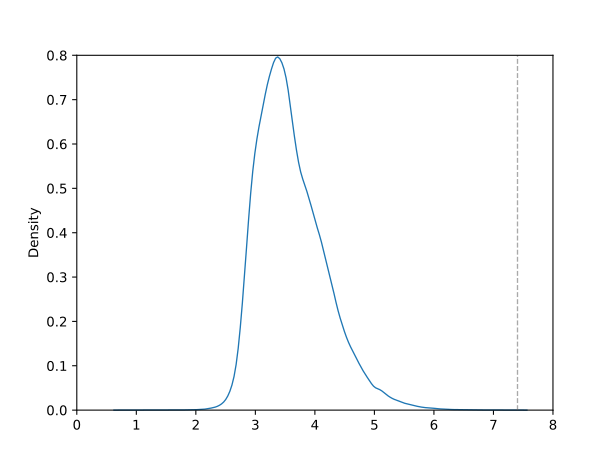

Source code (Python):
#!/usr/bin/env python3

import numpy as np
import seaborn as sns
import matplotlib.pyplot as plt

from atom3d.datasets import LMDBDataset
from atom3d.util.voxelize import get_center
from atom3d_menagerie.data.smp import get_default_smp_data_dir
from tqdm import tqdm
from joblib import Memory
from pathlib import Path

memory = Memory('cache')

@memory.cache
def find_smp_max_dists():
    data = LMDBDataset(get_default_smp_data_dir() / 'train')
    max_dists = []

    for item in tqdm(data):
        atoms = item['atoms']

        xyz = atoms[['x', 'y', 'z']]
        xyz = xyz - get_center(xyz)

        dists = np.linalg.norm(xyz, ord=2, axis=1)
        max_dists.append(np.max(dists))

    return max_dists

max_dists = find_smp_max_dists()

d = max(max_dists)
print('maximum distance from center to atom:', d)

sns.kdeplot(max_dists)
plt.axvline(d, color='darkgray', ls='--')
plt.savefig(Path(__file__).with_suffix('.svg'))
plt.show()
